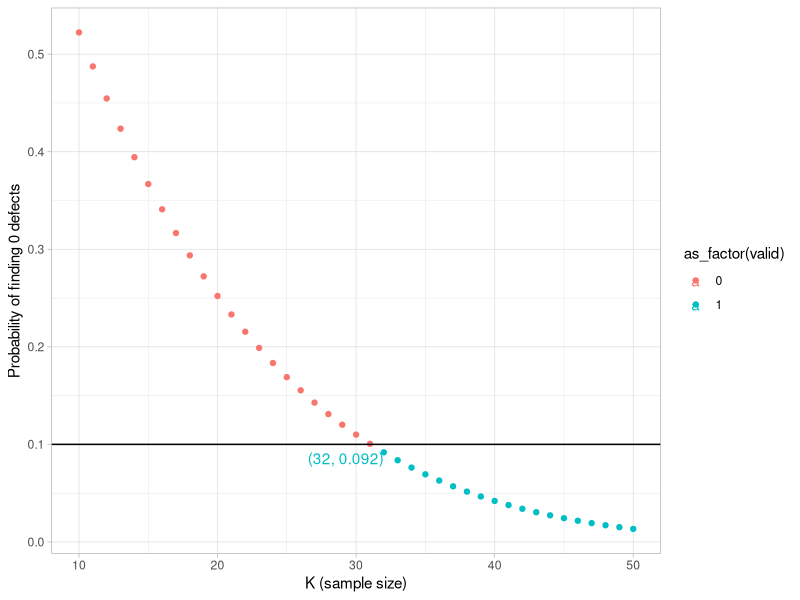
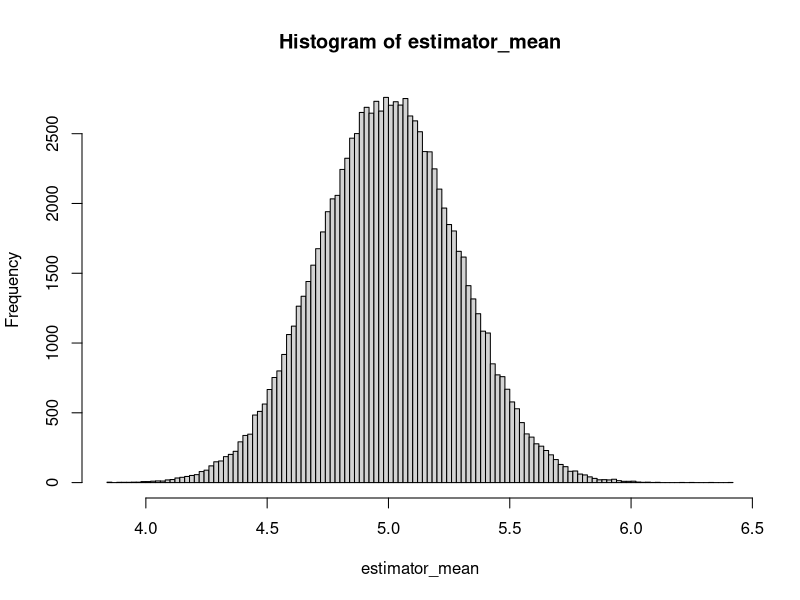
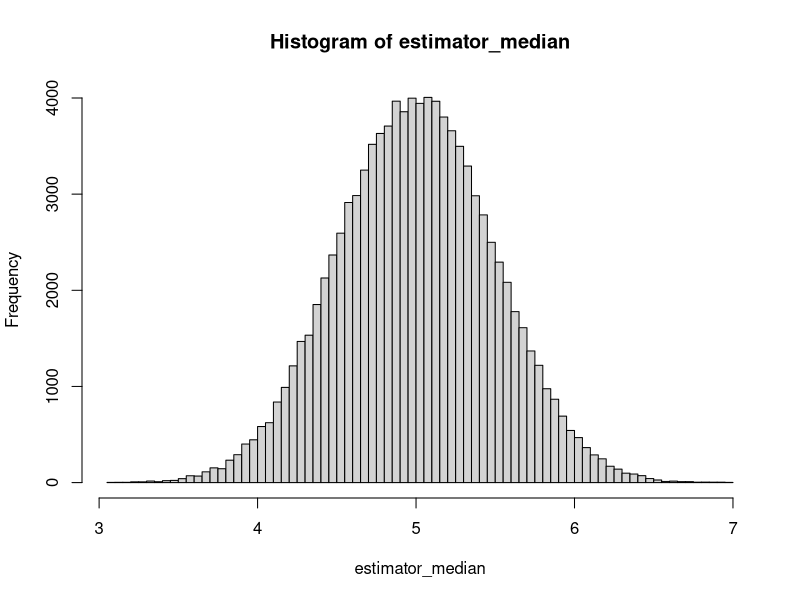
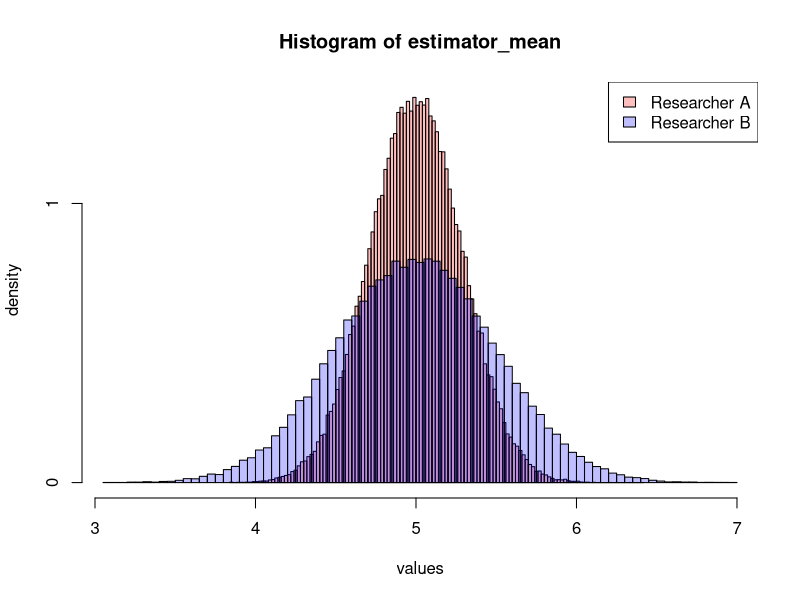

Source code (R) for these figures, in order:
## ---- chunk 1
knitr::opts_chunk$set(echo = TRUE)
## ---- chunk 2
K <- 10:50  # We will consider the range 10-50 parts
prob <- dhyper(x = 0, m = 6, n = 94, k = K)  # calculate the probability of zero defects for each number in K
valid <- (prob < 0.1) # create a logical vector based on the given condition

A <- as.data.frame( cbind(K, prob, valid) ) # create a data-frame by binding the vectors K, prob, and valid
A
## ---- chunk 3
library(tidyverse)

A %>%
  filter(valid == 1) %>%
  filter(row_number() == 1)
## ---- chunk 4
theme_set(theme_light())

ggplot(A, aes(K, prob, color = as_factor(valid) ) ) +
  geom_point() +
  geom_hline(aes(yintercept = 0.1)) +
  geom_text( aes(label = ifelse(
      K == 32,
      paste0( "(", K, ",", " ", round(prob, 3), ")" ),
      ""
  ), hjust=1, vjust=1)) +    
  labs(
    x = "K (sample size)",
    y = "Probability of finding 0 defects"
  )
## ---- chunk 5
K <- 10:90  # We consider the range of values from 10 to 90
prob <- phyper(q = 1, m = 6, n = 94, k = K)  # calculate the probability that X is 0 or 1 for all values of K
valid <- (prob < 0.1)  # create a logical vector based on the given condition

B <- as.data.frame(cbind(K, prob, valid)) # create a data frame by combining the vectors K, prob, and valid
## ---- chunk 6
head(B)
## ---- chunk 7
tail(B)
## ---- chunk 8
B %>% 
  filter(valid == 1) %>% 
  filter(row_number() == 1)
## ---- chunk 9
lambda <- 1:10  # we'll consider the numbers from 1 to 10
x <- (1 + lambda)*exp(-lambda) # compute the expression in the inequality above
valid <- (x < 0.01)  # identify which ones are less than or equal to 1

cbind(lambda, x, valid)
## ---- chunk 10
prob <- ppois(q = 1, lambda = lambda, lower.tail = FALSE)  # we set lower.tail = FALSE because we want to calculate P(X >= 1)
valid <- (prob > 0.99)
cbind(lambda, prob, valid)
## ---- chunk 11
library("mvtnorm")

real_theta <- 5
sample_size <- 100
number_simulations <- 100000

simulations1 <- matrix(runif(sample_size*number_simulations, max = real_theta), nrow = number_simulations)

estimator_mean <- 2*apply(simulations1, 1, mean)
estimator_median <- 2*apply(simulations1, 1, median)   

p1 <- hist(estimator_mean, breaks = 100)
p2 <- hist(estimator_median, breaks = 100)
range <- range(p1$mids, p2$mids )
p1$counts = p1$density   
p2$counts = p2$density   

## ---- chunk 12
plot( p1, col=rgb(1,0,0,1/4), xlim = range, xlab = "values", ylab = "density")
plot( p2, col=rgb(0,0,1,1/4), add = TRUE)
# Add the legend
legend("topright", c("Researcher A", "Researcher B"), fill = c(rgb(1,0,0,1/4), rgb(0,0,1,1/4)) )
